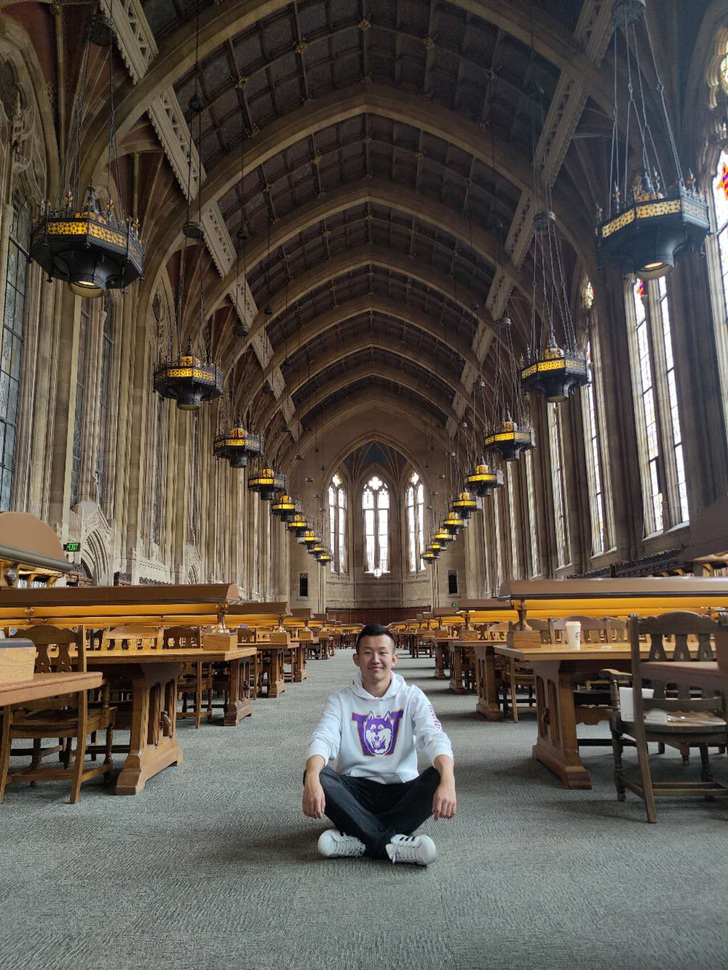
#> input picture withme.png, 728 x 970 px, shrunk from 1280 x 1706 before the run
$ jupyter execute HW1.ipynb   (shell and % lines are left out)
#> lines starting #> are read from the running program, lines starting #| are printed output that depends on the picture; long printed decimals are rounded
# HW 1
Name: Xihao Cao

ID: U54244272

Date: 09/25/2022

## Task1
### (1) Show the images selected

[cell 1]
# Task 1
import numpy as np
import matplotlib.pyplot as plt
import skimage.io
import skimage.color
#reference: https://datacarpentry.org/image-processing/05-creating-histograms/

# read the images
withme = skimage.io.imread(fname = "withme.png", as_gray = True)
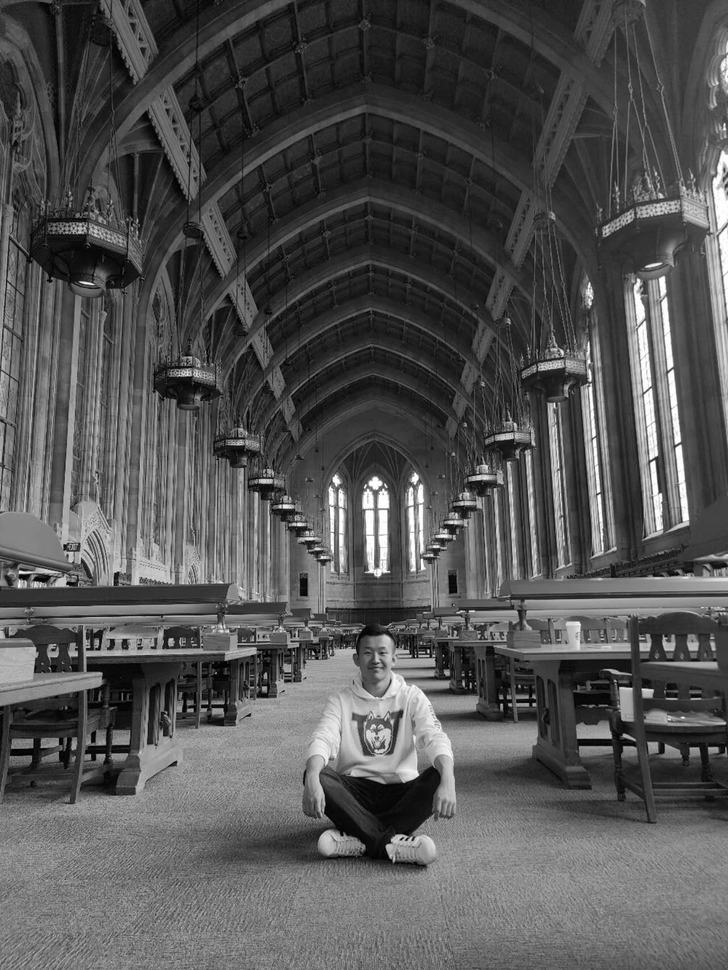
#> withme: shape (970, 728) float64; min 0, max 1, mean 0.33
withoutme = skimage.io.imread(fname = "withoutme.png", as_gray = True)
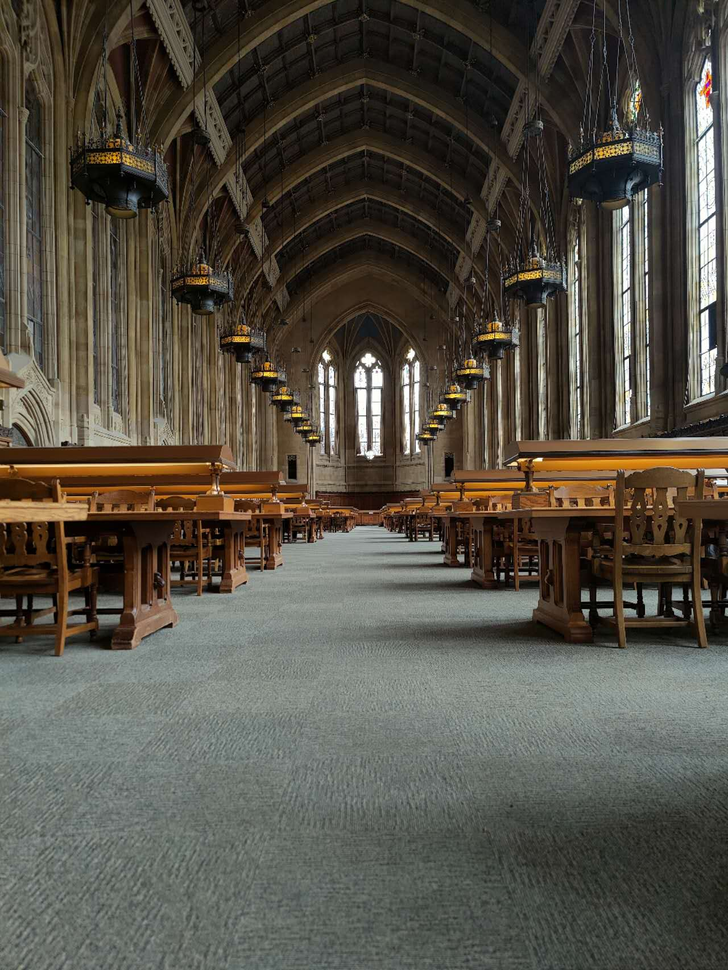
#> input picture withoutme.png, 728 x 970 px, shrunk from 1280 x 1706 before the run
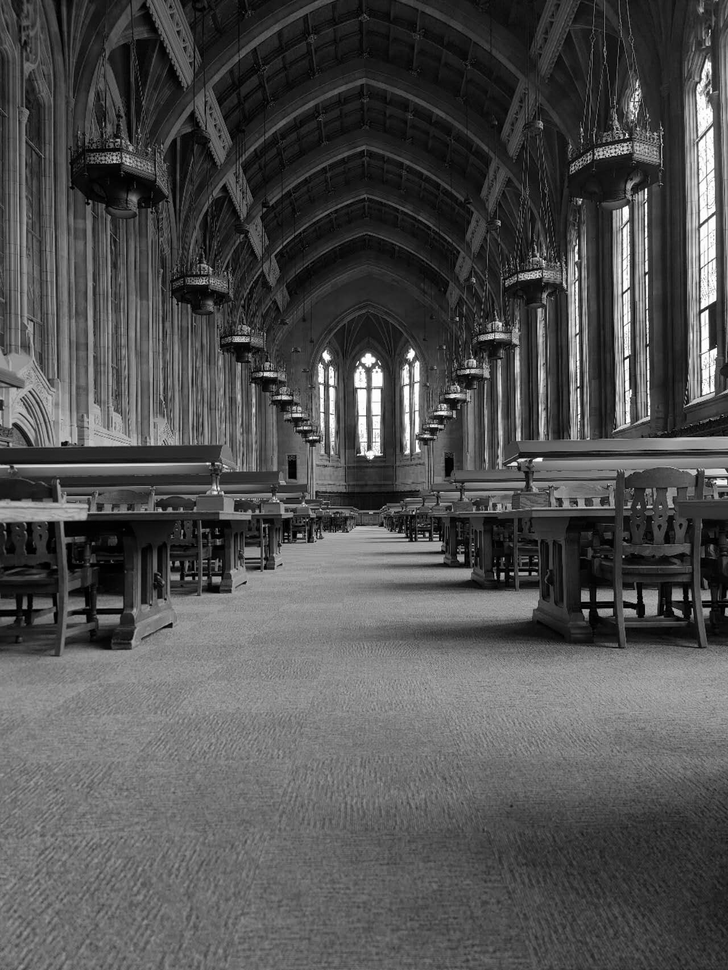
#> withoutme: shape (970, 728) float64; min 0, max 1, mean 0.314

# disply the images
fig, ax = plt.subplots()
plt.imshow(withme, cmap = "gray")
fig, ax = plt.subplots()
plt.imshow(withoutme, cmap = "gray")

The two imgaes selected are ploted above, the first one is me sitting on the library floor, while the other is the same place without me.

### (2) Plot the gray scale histograms of two images

[cell 2]
#hiscount stores the count of each gray scale from 0-255, binedges stores the bin boundaries info
hiscount1, bin_edges1 = np.histogram(withme, bins = 256, range = (0, 1))
#> hiscount1 = 256 values, max 7846 at index 41, min 83 at index 0, mean 2758.4; bin_edges1 = 257 values from 0 to 1
hiscount2, bin_edges2 = np.histogram(withoutme, bins = 256, range = (0, 1))
#> hiscount2 = 256 values, max 6742 at index 28, min 81 at index 223, mean 2758.4; bin_edges2 = 257 values from 0 to 1

[cell 3]
#plot the gray scale histograms
plt.figure()
plt.title("with_me image gray scale")
plt.xlabel("grey scale")
plt.ylabel("pixel count")
plt.plot(bin_edges1[0:-1], hiscount1)

plt.figure()
plt.title("without_me image gray scale")
plt.xlabel("grey scale")
plt.ylabel("pixel count")
plt.plot(bin_edges2[0:-1], hiscount2)
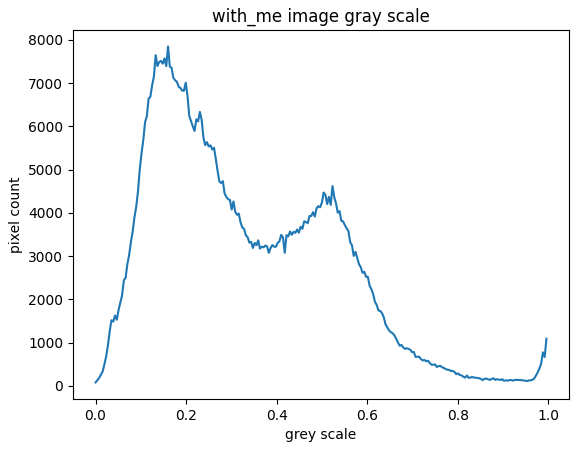
#> figure drawn by matplotlib, 1 panel; curve peaks at x = 0.16, y = 7846
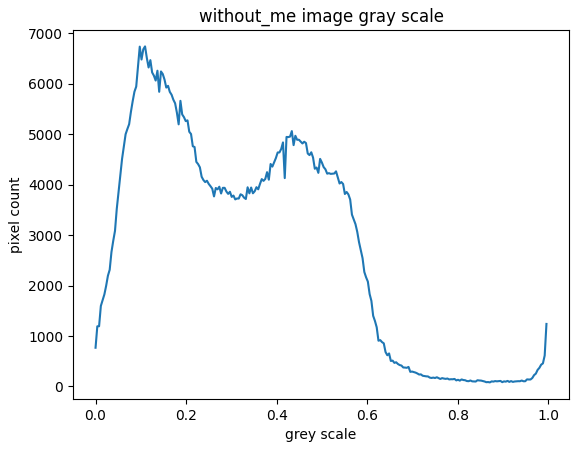
#> figure drawn by matplotlib, 1 panel; curve peaks at x = 0.109, y = 6742

In the two plots above I plot the gray scale frequency distributions of two images, as we can see, there is not much difference between them.

[cell 4]
# try another plot function
with_gray = withme.flatten()
plt.figure()
plt.title("with_me image gray scale")
plt.xlabel("grey scale")
plt.ylabel("pixel count")
plt.hist(with_gray, bins=256, range=(0, 1))

without_gray = withoutme.flatten()
plt.figure()
plt.title("without_me image gray scale")
plt.xlabel("grey scale")
plt.ylabel("pixel count")
plt.hist(without_gray, bins=256, range=(0, 1))
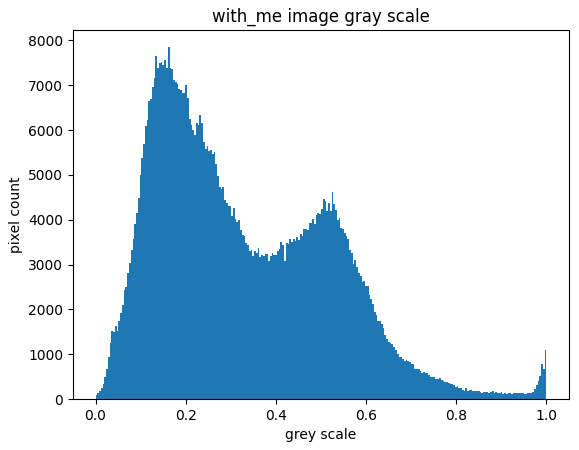
#> figure drawn by matplotlib, 1 panel; tallest bar 7846 high, from x = 0.16 to 0.164
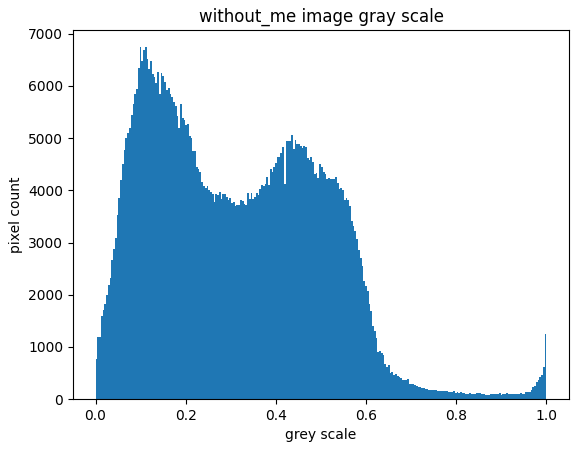
#> figure drawn by matplotlib, 1 panel; tallest bar 6742 high, from x = 0.109 to 0.113
#| 0.3164
#| 0.31

The two plots above are also the gray scale distributions of the two images, but in a histogram format.

### (3) calculated the kl div, js div, and conduct ks test on the images

[cell 5]
# calculate KL-div
def kl_divergence(p, q):
    # normalise
    p = 1.0*p / np.sum(p, axis=0)
    q = 1.0*q / np.sum(q, axis=0)
    #additional check to not divide by zero
    return np.sum(np.where((p != 0) & (q != 0), p * np.log(p / q), 0))


# calculate JS-div
def js_divergence(p,q):
    p = 1.0*p / np.sum(p, axis=0)
    q = 1.0*q / np.sum(q, axis=0)
    m = 0.5 * (p + q)
    js = (kl_divergence(p, m) + kl_divergence(q, m))/2
#> js = 0.0698
    return js

print(kl_divergence(with_gray, without_gray))
print(kl_divergence(without_gray, with_gray))

print(js_divergence(with_gray, without_gray))
#| 0.06976
print(js_divergence(without_gray, with_gray))
#| 0.06976


# perform Kolmogorov-Smirnov Test
from scipy.stats import kstest
print(kstest(with_gray, without_gray))
#| KstestResult(statistic=0.06747, pvalue=0.0, statistic_location=0.1159, statistic_sign=-1)

The kl-div(with me || without me) is 0.33075205822183734, while the kl-div(without me || with me) is 0.32174107266354685, which are relative small since the two images seleceted are very similar.

The js-div(with me || without me) = js-div(without me || with me) = 0.07207435666194287, which is also not big, also states that the two images are fairly similar in gray scale.

The KS test gives us a statistic = 0.06991592174677608 with pvalue = 0.0, also supports the viewpoint that two images are similar.

## Task 2
### (1) Simulate 3D data

[cell 6]
# reference: https://towardsdatascience.com/gaussian-mixture-models-d13a5e915c8e
import numpy as np
import sklearn.mixture as skm
from sklearn.mixture import GaussianMixture
from matplotlib import pyplot as plt
import seaborn as sns
sns.set()

## Generate synthetic data
N,D = 200, 3 # number of points and dimenstinality


means = np.array([[0.4, 0.3, 0.4],
                  [0, 0.5, 0.5],
                  [0.7, 0.7, 0.4]])
covs = np.array([np.diag([0.01, 0.01, 0.03]),
                 np.diag([0.01, 0.05, 0.01]),
                 np.diag([0.03, 0.07, 0.01])])
n_gaussians = means.shape[0]

# Next, we generate points using a multivariate normal distribution

points = []
for i in range(n_gaussians):
    x = np.random.multivariate_normal(means[i], covs[i], N )
    points.append(x)
points = np.concatenate(points)

### (2) Cluster the data using Guassian Mixture Modeling with EM

[cell 7]
#reference: https://www.itzikbs.com/gaussian-mixture-model-gmm-3d-point-cloud-classification-primer
#fit the gaussian models with 1, 5, 30 iterations

gmm1 = skm.GaussianMixture(n_components=n_gaussians, covariance_type='diag', max_iter = 5)
gmm1.fit(points)

gmm2 = skm.GaussianMixture(n_components=n_gaussians, covariance_type='diag', max_iter = 12)
gmm2.fit(points)

gmm3 = skm.GaussianMixture(n_components=n_gaussians, covariance_type='diag', max_iter = 30)
gmm3.fit(points)

The itertation times of gmm1,2,3 are 5, 12, 30 respectively.

### （3）

[cell 8]
# This is a visualization function used to plot the GMM
import matplotlib.patches as patches
from mpl_toolkits.mplot3d import Axes3D
import matplotlib.cm as cmx
import os
# reference: https://github.com/sitzikbs/gmm_tutorial/blob/master/visualization.py

def visualize_3d_gmm(points, w, mu, stdev, export=True):
    '''
    plots points and their corresponding gmm model in 3D
    Input:
        points: N X 3, sampled points
        w: n_gaussians, gmm weights
        mu: 3 X n_gaussians, gmm means
        stdev: 3 X n_gaussians, gmm standard deviation (assuming diagonal covariance matrix)
    Output:
        None
    '''
#> called with points = array of shape (600, 3), w = array of shape (3,), mu = array of shape (3, 3), stdev = array of shape (3, 3), export = True

    n_gaussians = mu.shape[1]
    N = int(np.round(points.shape[0] / n_gaussians))
    # Visualize data
    fig = plt.figure(figsize=(8, 8))
    axes = fig.add_subplot(111, projection='3d')
    axes.set_xlim([-1, 1])
    axes.set_ylim([-1, 1])
    axes.set_zlim([-1, 1])
    plt.set_cmap('Set1')
    colors = cmx.Set1(np.linspace(0, 1, n_gaussians))
    for i in range(n_gaussians):
        idx = range(i * N, (i + 1) * N)
        axes.scatter(points[idx, 0], points[idx, 1], points[idx, 2], alpha=0.3, c=colors[i])
        plot_sphere(w=w[i], c=mu[:, i], r=stdev[:, i], ax=axes)

    plt.title('3D GMM')
    axes.set_xlabel('X')
    axes.set_ylabel('Y')
    axes.set_zlabel('Z')
    axes.view_init(35.246, 45)
    if export:
        if not os.path.exists('images/'): os.mkdir('images/')
        plt.savefig('images/3D_GMM_demonstration.png', dpi=100, format='png')
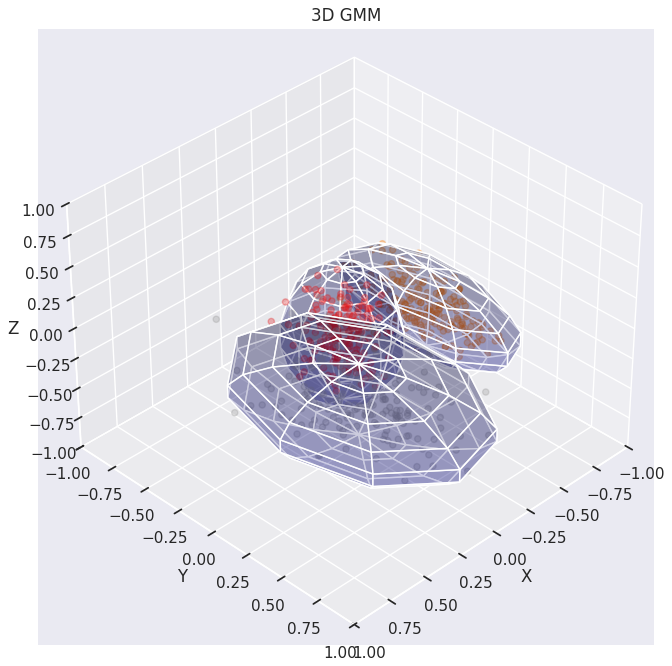
#> figure drawn by matplotlib, 1 panel
    plt.show()


def plot_sphere(w=0, c=[0,0,0], r=[1, 1, 1], subdev=10, ax=None, sigma_multiplier=3):
    '''
        plot a sphere surface
        Input:
            c: 3 elements list, sphere center
            r: 3 element list, sphere original scale in each axis ( allowing to draw elipsoids)
            subdiv: scalar, number of subdivisions (subdivision^2 points sampled on the surface)
            ax: optional pyplot axis object to plot the sphere in.
            sigma_multiplier: sphere additional scale (choosing an std value when plotting gaussians)
        Output:
            ax: pyplot axis object
    '''

    if ax is None:
        fig = plt.figure()
        ax = fig.add_subplot(111, projection='3d')
    pi = np.pi
    cos = np.cos
    sin = np.sin
    phi, theta = np.mgrid[0.0:pi:complex(0,subdev), 0.0:2.0 * pi:complex(0,subdev)]
    x = sigma_multiplier*r[0] * sin(phi) * cos(theta) + c[0]
    y = sigma_multiplier*r[1] * sin(phi) * sin(theta) + c[1]
    z = sigma_multiplier*r[2] * cos(phi) + c[2]
    cmap = cmx.ScalarMappable()
    cmap.set_cmap('jet')
    c = cmap.to_rgba(w)

    ax.plot_surface(x, y, z, color=c, alpha=0.2, linewidth=1)

    return ax

[cell 9]
visualize_3d_gmm(points, gmm1.weights_, gmm1.means_.T, np.sqrt(gmm1.covariances_).T)

visualize_3d_gmm(points, gmm2.weights_, gmm2.means_.T, np.sqrt(gmm2.covariances_).T)

visualize_3d_gmm(points, gmm3.weights_, gmm3.means_.T, np.sqrt(gmm3.covariances_).T)
